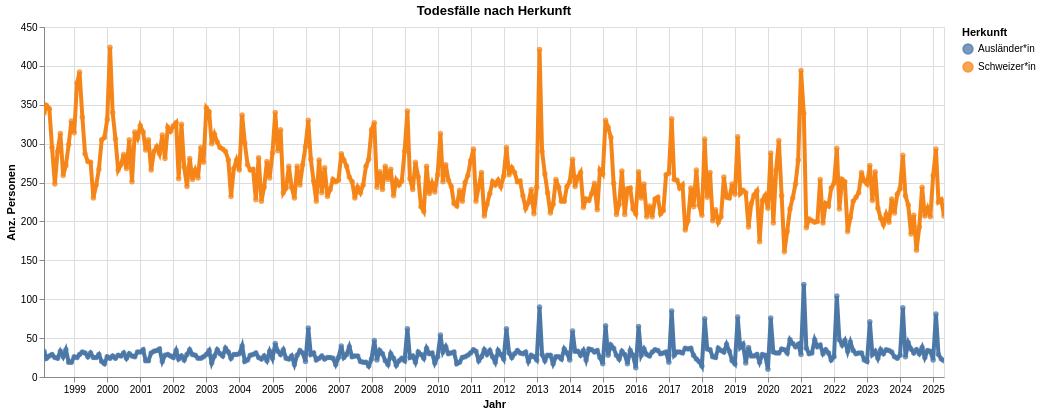

The code cell stored with this chart in its notebook:
### Code cell
myTitle ="Todesfälle nach Herkunft"

highlight = alt.selection(type='single', on='mouseover',
                          fields=['HerkunftLang'], nearest=True)
#x='date:StichtagDatJahr',
base = alt.Chart(myAgg.reset_index().query('sum_WBev>1'), title=myTitle).encode(
    x=alt.X('StichtagDat', axis=alt.Axis(title='Jahr'))# , axis=alt.Axis(format='%', title='percentage')
    , y=alt.X('sum_WBev', axis=alt.Axis(title='Anz. Personen'))
    , color=alt.Color('HerkunftLang', legend=alt.Legend(title="Herkunft"))  
    ,tooltip=['StichtagDat', 'HerkunftLang', 'sum_WBev']    
)
points = base.mark_circle().encode(
    opacity=alt.value(0.75)
).add_selection(
    highlight
).properties(
    width=900 , height=350
)
lines = base.mark_line().encode(
    size=alt.condition(~highlight, alt.value(0.5), alt.value(4))
).interactive()

lines + points

### Figure 1 — Vega-Lite specification as saved in the notebook (floating-point values rounded to 4 significant figures; data arrays with more than 128 entries replaced by an {"elided": "..."} marker saying what was removed)
{"config": {"view": {"continuousWidth": 300, "continuousHeight": 300}}, "layer": [{"mark": {"type": "line"}, "encoding": {"color": {"field": "HerkunftLang", "legend": {"title": "Herkunft"}, "type": "nominal"}, "size": {"condition": {"test": {"not": {"param": "param_5"}}, "value": 0.5}, "value": 4}, "tooltip": [{"field": "StichtagDat", "type": "temporal"}, {"field": "HerkunftLang", "type": "nominal"}, {"field": "sum_WBev", "type": "quantitative"}], "x": {"axis": {"title": "Jahr"}, "field": "StichtagDat", "type": "temporal"}, "y": {"axis": {"title": "Anz. Personen"}, "field": "sum_WBev", "type": "quantitative"}}, "name": "view_5", "title": "Todesfälle nach Herkunft"}, {"mark": {"type": "circle"}, "encoding": {"color": {"field": "HerkunftLang", "legend": {"title": "Herkunft"}, "type": "nominal"}, "opacity": {"value": 0.75}, "tooltip": [{"field": "StichtagDat", "type": "temporal"}, {"field": "HerkunftLang", "type": "nominal"}, {"field": "sum_WBev", "type": "quantitative"}], "x": {"axis": {"title": "Jahr"}, "field": "StichtagDat", "type": "temporal"}, "y": {"axis": {"title": "Anz. Personen"}, "field": "sum_WBev", "type": "quantitative"}}, "name": "view_6", "title": "Todesfälle nach Herkunft"}], "data": {"name": "data-1b902e754ba985d892f7a7bf895adf09"}, "height": 350, "params": [{"name": "param_6", "select": {"type": "interval", "encodings": ["x", "y"]}, "bind": "scales", "views": ["view_5"]}, {"name": "param_5", "select": {"type": "point", "fields": ["HerkunftLang"], "nearest": true, "on": "mouseover"}, "views": ["view_6"]}], "width": 900, "$schema": "https://vega.github.io/schema/vega-lite/v5.8.0.json", "datasets": {"data-1b902e754ba985d892f7a7bf895adf09": {"elided": "656 records"}}}
